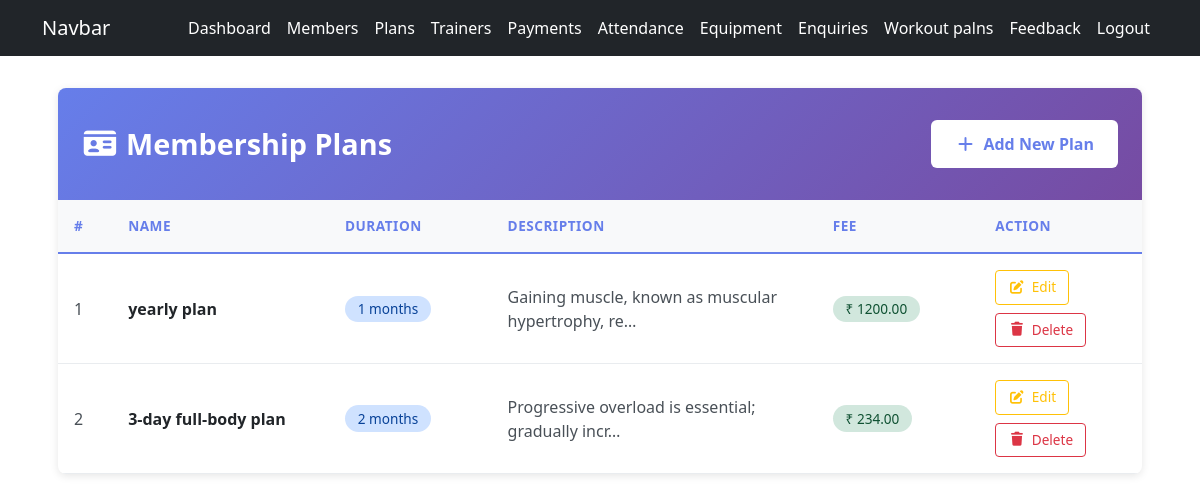
Before: /admin_plans/ (signed in) with the older database file.
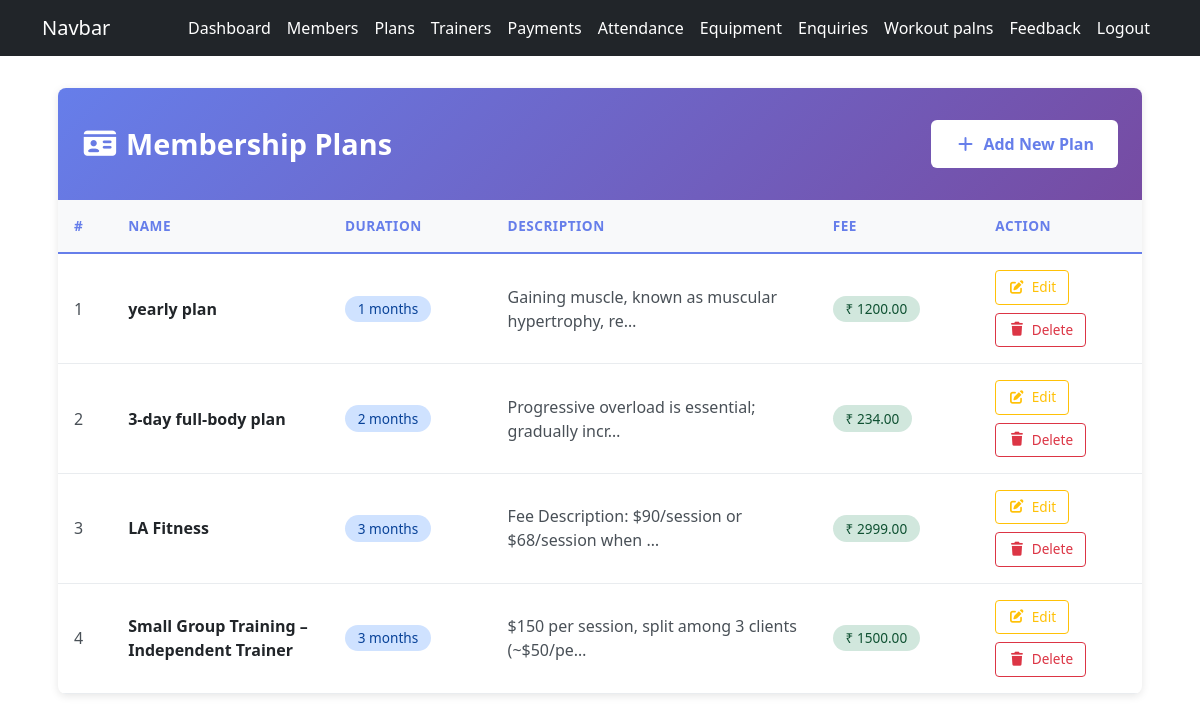
After: the same page with the newer database file.
### gymapp/models.py (models this page shows)
class MemberShipPlan(models.Model):
    name = models.CharField(max_length=100)
    duration_months = models.PositiveIntegerField()   # eg: 1, 2, 3, 6, 12 months
    fee = models.DecimalField(max_digits=6, decimal_places=2)  # eg: 499.50
    description = models.TextField()
    def __str__(self):
        return f'{self.name} - {self.duration_months} month - ${self.fee}'

### gymapp/views.py (the view)
    def wrapper(request, *args, **kwargs):
        if not request.user.is_authenticated or getattr(request.user, 'role', None) != 'ADMIN':  # check if user is not authenticated OR role is not ADMIN
            messages.error(request, 'you must be an admin to access this page')
            return redirect('admin_login')
        return view_func(request, *args, **kwargs)  # if user is authenticated and role is ADMIN, then allow them to access the page

### gymapp/views.py (called while the page is built)
def admin_required(view_func):
    def wrapper(request, *args, **kwargs):
        if not request.user.is_authenticated or getattr(request.user, 'role', None) != 'ADMIN':  # check if user is not authenticated OR role is not ADMIN
            messages.error(request, 'you must be an admin to access this page')
            return redirect('admin_login')
        return view_func(request, *args, **kwargs)  # if user is authenticated and role is ADMIN, then allow them to access the page
    return wrapper

@admin_required
def admin_plans_list(request):
    plans = MemberShipPlan.objects.all().order_by('duration_months')
    print('plans: ', plans)
    return render(request, 'admin_plans_list.html', {'plans': plans})

### gymapp/templates/admin_plans_list.html (shortened to what this page needs)
{% extends 'base.html' %}
{% load static %}
{% block content %}
<link rel="stylesheet" href="{% static 'gymapp/css/admin_plans_list.css' %}">
<div class="plans-container">
  <div class="plans-card">
    <div class="plans-header">
      <div>
        <h2><i class="fas fa-id-card"></i> Membership Plans</h2>
      </div>
      <div class="header-actions">
        <a href="{% url 'admin_plans_add' %}" class="btn-add">
          <i class="fas fa-plus"></i> Add New Plan
        </a>
      </div>
    </div>
    <div class="table-wrapper">
      <table class="table">
        <thead>
          <tr>
            <th style="width: 5%;">#</th>
            <th style="width: 20%;">Name</th>
            <th style="width: 15%;">Duration</th>
            <th style="width: 30%;">Description</th>
            <th style="width: 15%;">Fee</th>
            <th style="width: 15%;">Action</th>
          </tr>
        </thead>
        <tbody>
          {% if plans %}
            {% for plan in plans %}
            <tr>
              <td>{{ forloop.counter }}</td>
              <td><span class="plan-name">{{ plan.name }}</span></td>
              <td><span class="badge badge-duration">{{ plan.duration_months }} months</span></td>
              <td title="{{ plan.description }}">{{ plan.description|truncatechars:50 }}</td>
              <td><span class="badge badge-fee">₹ {{ plan.fee }}</span></td>
              <td>
                <div class="action-buttons">
                  <a href="{% url 'admin_plan_edit' plan.id %}" class="btn-action btn-edit" title="Edit">
                    <i class="fas fa-edit"></i> Edit
                  </a>
                  <form method="POST" action="{% url 'admin_plan_delete' plan.id %}" style="display: contents;">
                    <button type="submit" class="btn-action btn-delete" title="Delete"
                            onclick="return confirm('Are you sure you want to delete this plan?');">
                      <i class="fas fa-trash"></i> Delete
                    </button>
                  </form>
                </div>
              </td>
            </tr>
            {% endfor %}
          {% endif %}
        </tbody>
      </table>
    </div>
  </div>
</div>
{% endblock %}

Changed rows visible on the page:
added MemberShipPlan: name "LA Fitness", duration_months "3", description "Fee Description: $90/session or $68/session when …", fee "2999.00"
added MemberShipPlan: name "Small Group Training – Independent Trainer", duration_months "3", description "$150 per session, split among 3 clients (~$50/pe…", fee "1500.00"
